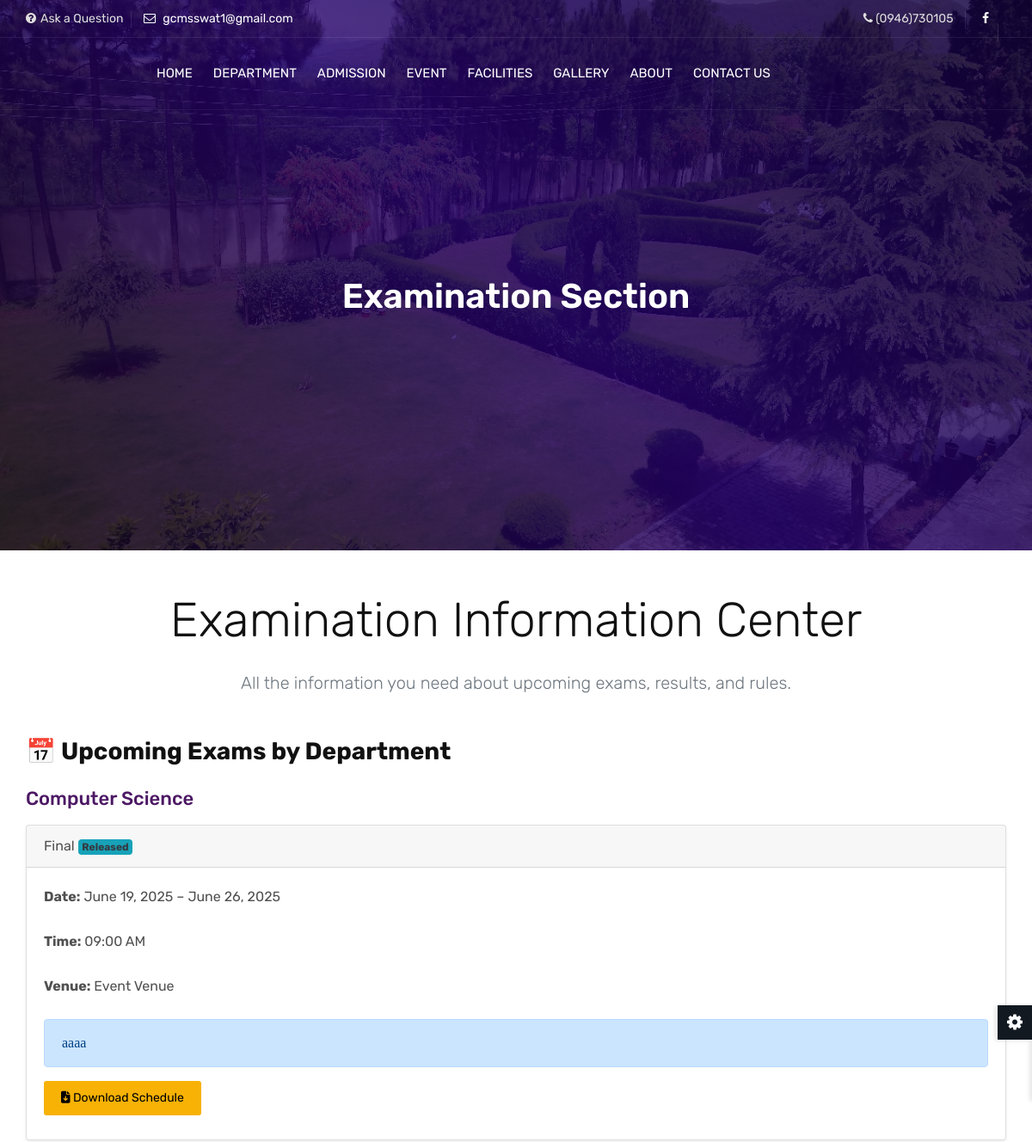
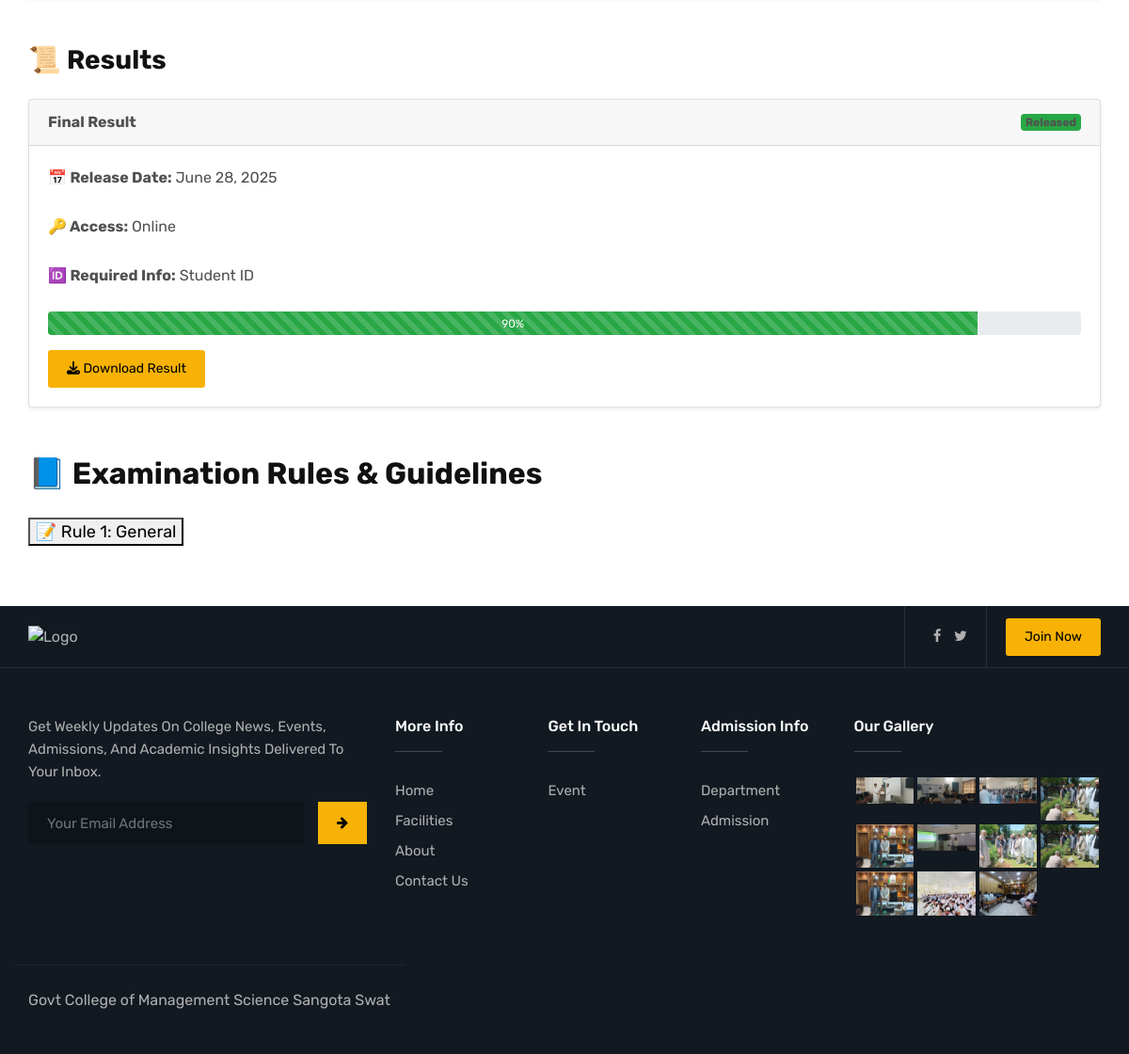
The app's page /examination-info/ with its own data (2 pictures, top to bottom).
### gcms_sitehub/models.py (models this page shows, shortened)
class Department(models.Model):
    DEGREE_CHOICES = [
        ('BS', 'Bachelor of Science'),
        ('MS', 'Master of Science'),
        ('BBA', 'Bachelor of Business Administration'),
        ('MBA', 'Master of Business Administration'),
        ('Diploma', 'Diploma'),
        ('PhD', 'Doctor of Philosophy'),
        ('Other', 'Other'),
    ]
    image = models.ImageField(upload_to='departments/', default='departments/default.png')
    name = models.CharField(max_length=100, default="Department Name")
    faculty = models.CharField(max_length=100, default="Faculty Member Name")
    head_of_department = models.CharField(max_length=100, default="HOD Name")  # ✅ Added this line
    hod_image = models.ImageField(upload_to='hods/', blank=True, null=True)
    description = models.TextField(default="Department description.")
    slug = models.SlugField(unique=True, blank=True)
    num_of_courses = models.IntegerField(default=0)
    num_of_students = models.IntegerField(default=0)
    degree_type = models.CharField(max_length=20, choices=DEGREE_CHOICES, default='BS')

class Exam(models.Model):
    title = models.CharField(max_length=200)
    department = models.ForeignKey(Department, on_delete=models.CASCADE, related_name='exams', default=1)
    start_date = models.DateField()
    end_date = models.DateField()
    time = models.CharField(max_length=100)
    venue = models.CharField(max_length=200)
    instructions = models.TextField()
    status = models.CharField(max_length=100)
    schedule_file = models.FileField(upload_to='exam_schedules/', blank=True, null=True)
    created_at = models.DateTimeField(default=timezone.now)  # ✅ Default current datetime

class ExamResult(models.Model):
    exam = models.ForeignKey(Exam, on_delete=models.CASCADE)
    status = models.CharField(max_length=20, default='Not Released')
    release_date = models.DateField()
    access_method = models.CharField(max_length=100, default='Online')
    required_info = models.CharField(max_length=100, default='Student ID')
    progress = models.PositiveIntegerField(default=0)
    result_file = models.FileField(upload_to='results/', blank=True, null=True)  # ✅ download field

class Rule(models.Model):
    category = models.CharField(max_length=100, default='General')
    content = models.TextField()
    visible = models.BooleanField(default=True)  # ✅ Show/hide rule
    order = models.PositiveIntegerField(default=0)  # ✅ Custom ordering
    created_at = models.DateTimeField(default=timezone.now)  # ✅ Default current datetime
    class Meta:
        ordering = ['order', 'created_at']

class GalleryImage(models.Model):
    image = models.ImageField(upload_to='gallery/')
    caption = models.CharField(max_length=255, blank=True)

### gcms_sitehub/views.py (the view)
# urls.py: path('examination-info/', views.examination_info, name='examination_info'),               # Exams schedule, results, and rules
def examination_info(request):
    context = {
        'departments': Department.objects.prefetch_related('exams').all(),
        'results': ExamResult.objects.select_related('exam').all(),
        'rules': Rule.objects.filter(visible=True),
        'images': GalleryImage.objects.all()
    }
    return render(request, 'gcms_sitehub/exam.html', context)

### gcms_sitehub/templates/gcms_sitehub/exam.html (shortened to what this page needs)
{% extends 'gcms_sitehub/base.html' %}
{% load static %}
{% block content %}
<div class="page-banner ovbl-dark" style="background-image: url('{% static "assets/images/slider/slide1.jpg" %}'); height: 80vh;">
  <div class="container">
    <div class="page-banner-entry">
      <h1 class="text-white mt-5">Examination Section</h1>
    </div>
  </div>
</div>
<div class="container py-5">
  <div class="text-center mb-5">
    <h1 class="display-4">Examination Information Center</h1>
    <p class="lead text-muted">All the information you need about upcoming exams, results, and rules.</p>
  </div>
  <h3 class="mb-4">📅 Upcoming Exams by Department</h3>
  {% if departments %}
    {% for dept in departments %}
      {% if dept.exams.all %}
        <h4 class="mb-3 text-primary">{{ dept.name }}</h4>
        {% for exam in dept.exams.all %}
        <div class="card mb-4 shadow-sm">
          <div class="card-header">
            <span>{{ exam.title }}</span>
            <span class="badge bg-info text-dark">{{ exam.status }}</span>
          </div>
          <div class="card-body">
            <p><strong>Date:</strong> {{ exam.start_date|date:"F j, Y" }} – {{ exam.end_date|date:"F j, Y" }}</p>
            <p><strong>Time:</strong> {{ exam.time }}</p>
            <p><strong>Venue:</strong> {{ exam.venue }}</p>
            <div class="alert alert-info">{{ exam.instructions }}</div>
            {% if exam.schedule_file %}
              <a href="{{ exam.schedule_file.url }}" class="btn btn-outline-success mb-2" download>
                <i class="fas fa-file-download"></i> Download Schedule
              </a>
            {% else %}
              <p class="text-muted"><i class="fas fa-info-circle"></i> Schedule not uploaded.</p>
            {% endif %}
          </div>
        </div>
        {% endfor %}
      {% endif %}
    {% endfor %}
  {% else %}
    <p class="text-muted">No departments or exams found.</p>
  {% endif %}
  <h3 class="mt-5 mb-4">📜 Results</h3>
  {% if results %}
    {% for result in results %}
    <div class="card mb-4 shadow-sm">
      <div class="card-header d-flex justify-content-between align-items-center">
        <span><strong>{{ result.exam.title }} Result</strong></span>
        <span class="badge
          {% if result.status == 'Released' %}
            bg-success
          {% elif result.status == 'Pending' %}
            bg-warning text-dark
          {% else %}
            bg-secondary
          {% endif %}
        ">
          {{ result.status }}
        </span>
      </div>
      <div class="card-body">
        <p><strong>📅 Release Date:</strong> {{ result.release_date|date:"F j, Y" }}</p>
        <p><strong>🔑 Access:</strong> {{ result.access_method }}</p>
        <p><strong>🆔 Required Info:</strong> {{ result.required_info }}</p>
        {% if result.progress > 0 %}
        <div class="progress mt-3" style="height: 25px;">
          <div class="progress-bar bg-success progress-bar-striped" role="progressbar"
               style="width: {{ result.progress }}%;" aria-valuenow="{{ result.progress }}"
               aria-valuemin="0" aria-valuemax="100">
            {{ result.progress }}%
          </div>
        </div>
        {% else %}
          <p class="text-muted mt-2">No progress reported.</p>
        {% endif %}
        {% if result.result_file %}
          <a href="{{ result.result_file.url }}" class="btn btn-outline-success mt-3" download>
            <i class="fas fa-download"></i> Download Result
          </a>
        {% endif %}
      </div>
    </div>
    {% endfor %}
  {% else %}
    <p class="text-muted">No results available at this time.</p>
  {% endif %}
  <h2 class="mt-5 mb-4">📘 Examination Rules & Guidelines</h2>
  {% if rules %}
    <div class="accordion" id="rulesAccordion">
      {% for rule in rules %}
      <div class="accordion-item mb-3">
        <h5 class="accordion-header" id="heading{{ forloop.counter }}">
          <button class="accordion-button collapsed" type="button" data-bs-toggle="collapse"
                  data-bs-target="#collapse{{ forloop.counter }}" aria-expanded="false"
                  aria-controls="collapse{{ forloop.counter }}">
            📝 Rule {{ forloop.counter }}: {{ rule.category }}
          </button>
        </h5>
      </div>
      {% endfor %}
    </div>
  {% else %}
    <p class="text-muted">No rules available.</p>
  {% endif %}
</div>
{% endblock %}

### gcms_sitehub/templates/gcms_sitehub/base.html (shortened to what this page needs)
{% load static %}
<!DOCTYPE html>
<html lang="en">
  <head>
    <link href="https://cdn.jsdelivr.net/npm/bootstrap-icons@1.11.1/font/bootstrap-icons.css" rel="stylesheet">
<link rel="stylesheet" href="https://cdnjs.cloudflare.com/ajax/libs/font-awesome/6.5.0/css/all.min.css" />
    <link href="https://cdn.jsdelivr.net/npm/bootstrap-icons@1.10.5/font/bootstrap-icons.css" rel="stylesheet" />
    <link rel="stylesheet" href="{% static 'assets/css/assets.css' %}" />
    <link rel="stylesheet" href="{% static 'assets/css/typography.css' %}" />
    <link rel="stylesheet" href="{% static 'assets/css/shortcodes/shortcodes.css' %}" />
    <link rel="stylesheet" href="{% static 'assets/css/style.css' %}" />
    <link class="skin" rel="stylesheet" href="{% static 'assets/css/color/color-1.css' %}" />
    <link rel="stylesheet" href="{% static 'assets/vendors/revolution/css/layers.css' %}" />
    <link rel="stylesheet" href="{% static 'assets/vendors/revolution/css/settings.css' %}" />
    <link rel="stylesheet" href="{% static 'assets/vendors/revolution/css/navigation.css' %}" />
  </head>
  <body id="bg">
    <div class="page-wraper">
      <header class="header rs-nav header-transparent">
        <div class="top-bar">
          <div class="container">
            <div class="row d-flex justify-content-between">
              <div class="topbar-left">
                <ul>
                  <li>
                      <i class="fa fa-question-circle"></i>Ask a Question
                  </li>
                  <li>
                   <a href="https://mail.google.com/mail/?view=cm&fs=1&to=gcmsswat1@gmail.com" target="_blank">
                     <i class="fa fa-envelope-o"></i> gcmsswat1@gmail.com
                    </a>
                  </li>
                </ul>
              </div>
              <div class="topbar-right">
                <ul>
                  <li>
                    <i class="fa fa-phone"></i> (0946)730105
                  </li>
                  <li>
                    <a
                        href="https://www.facebook.com/share/1GFgTiXu9j/"
                        class="btn-link"
                        ><i class="fa fa-facebook"></i
                      ></a>
                </ul>
              </div>
            </div>
          </div>
        </div>
        <div class="sticky-header navbar-expand-lg">
          <div class="menu-bar clearfix">
            <div class="container clearfix">
              <div class="menu-logo">
                <a href="index.html"
                  ><img
                /></a>
              </div>
              <div class="secondary-menu">
              </div>
              <div
                class="menu-links navbar-collapse collapse justify-content-start"
                id="menuDropdown"
              >
                <ul class="nav navbar-nav">
                  <li class="{% if request.resolver_match.url_name == 'index' %}active{% endif %}">
                      <a href="{% url 'index' %}">Home</a>
                  </li>
                  <li class="{% if request.resolver_match.url_name == 'department_list' %}active{% endif %}">
                      <a href="{% url 'department_list' %}">Department</a>
                  </li>
                   <li class="{% if request.resolver_match.url_name == 'admission' %}active{% endif %}">
                      <a href="{% url 'admission' %}">Admission</a>
                  </li>
                   <li class="{% if request.resolver_match.url_name == 'event_list' %}active{% endif %}">
                      <a href="{% url 'event_list' %}">Event</a>
                  </li>
                  <li class="{% if request.resolver_match.url_name == 'facilities' %}active{% endif %}">
                      <a href="{% url 'facilities' %}">Facilities</a>
                  </li>
                  <li class="{% if request.resolver_match.url_name == 'gallery' %}active{% endif %}">
                      <a href="{% url 'gallery' %}">Gallery</a>
                  </li>
                  <li class="{% if request.resolver_match.url_name == 'about_page' %}active{% endif %}">
                      <a href="{% url 'about_page' %}">About</a>
                  </li>
                  <li class="{% if request.resolver_match.url_name == 'contact_page' %}active{% endif %}">
                      <a href="{% url 'contact_page' %}">Contact Us</a>
                  </li>
              </ul>
              </div>
            </div>
          </div>
        </div>
      </header>
         {% block content %}{% endblock %}
<footer>
    <div class="footer-top">
      <div class="pt-exebar">
        <div class="container">
          <div class="d-flex align-items-stretch">
            <div class="pt-logo mr-auto">
              <a href="index.html">
                <img style="width: 100px" src="{% static 'assets/images/Logo_sangota-removebg-preview.png' %}" alt="Logo" />
              </a>
            </div>
            <div class="pt-social-link">
              <ul class="list-inline m-a0">
                <li><a href="#" class="btn-link"><i class="fa fa-facebook"></i></a></li>
                <li><a href="#" class="btn-link"><i class="fa fa-twitter"></i></a></li>
              </ul>
            </div>
            <div class="pt-btn-join">
              <a href="{% url 'contact_page' %}" class="btn">Join Now</a>
            </div>
          </div>
        </div>
      </div>
      <div class="container">
        <div class="row">
          <div class="col-lg-4 col-md-12 col-sm-12 footer-col-4">
            <div class="widget">
              <p class="text-capitalize m-b20">Get weekly updates on college news, events, admissions, and academic insights delivered to your inbox.</p>
              <div class="subscribe-form m-b20">
                <form class="subscription-form" action="http://educhamp.themetrades.com/demo/assets/script/mailchamp.php" method="post">
                  <div class="input-group">
                    <input name="email" required="required" class="form-control" placeholder="Your Email Address" type="email" />
                    <span class="input-group-btn">
                      <button name="submit" value="Submit" type="submit" class="btn"><i class="fa fa-arrow-right"></i></button>
                    </span>
                  </div>
                </form>
              </div>
            </div>
          </div>
          <div class="col-12 col-lg-5 col-md-7 col-sm-12">
            <div class="row">
              <div class="col-4 col-lg-4 col-md-4 col-sm-4">
                <div class="widget footer_widget">
                  <h5 class="footer-title">More Info</h5>
                  <ul class="nav navbar-nav">
                    <li class="active">
                      <a href="{% url 'index' %}">Home</a>
                    </li>
                    <li>
                      <a href="{% url 'facilities' %}">Facilities</a>
                    </li>
                    <li>
                      <a href="{% url 'about_page' %}">About</a>
                    </li>
                    <li>
                      <a href="{% url 'contact_page' %}">Contact Us</a>
                    </li>
                  </ul>
                </div>
              </div>
              <div class="col-4 col-lg-4 col-md-4 col-sm-4">
                <div class="widget footer_widget">
                  <h5 class="footer-title">Get In Touch</h5>
                  <ul>
                    <li>
                      <a href="{% url 'event_list' %}">Event</a>
                    </li>
                  </ul>
                </div>
              </div>
              <div class="col-4 col-lg-4 col-md-4 col-sm-4">
                <div class="widget footer_widget">
                  <h5 class="footer-title">Admission Info</h5>
                  <ul>
                    <li><a href="{% url 'department_list' %}">Department</a></li>
                    <li>
                      <a href="{% url 'admission' %}">Admission</a>
                    </li>
                  </ul>
                </div>
              </div>
            </div>
          </div>
<div class="col-12 col-lg-3 col-md-5 col-sm-12 footer-col-4">
  <div class="widget widget_gallery gallery-grid-4">
    <h5 class="footer-title">Our Gallery</h5>
    <ul class="magnific-image">
      {% for image in images %}
        <li>
          <a href="{{ image.image.url }}" class="magnific-anchor">
            <img src="{{ image.image.url }}" alt="{{ image.caption|default:'Gallery Image' }}" />
          </a>
        </li>
      {% endfor %}
    </ul>
  </div>
</div>
    <div class="footer-bottom">
      <div class="container">
        <div class="row">
          <div class="col-lg-12 col-md-12 col-sm-12 text-center">
            <a target="_blank" href="#">Govt College of Management Science Sangota Swat</a>
          </div>
        </div>
      </div>
    </div>
  </footer>
    </body>
  </html>

### records on screen
Department: name "Computer Science"
Exam: title "Final", status "Released", start_date "June 19, 2025", end_date "June 26, 2025", time "09:00 AM", venue "Event Venue", instructions "aaaa"
ExamResult: exam "Final", status "Released", release_date "June 28, 2025", access_method "Online", required_info "Student ID", progress "90"
Rule: category "General"
GalleryImage: image (picture)
GalleryImage: image (picture)
GalleryImage: image (picture)
GalleryImage: image (picture)
GalleryImage: image (picture)
GalleryImage: image (picture)
GalleryImage: image (picture)
GalleryImage: image (picture)
GalleryImage: image (picture)
GalleryImage: image (picture)
GalleryImage: image (picture)
